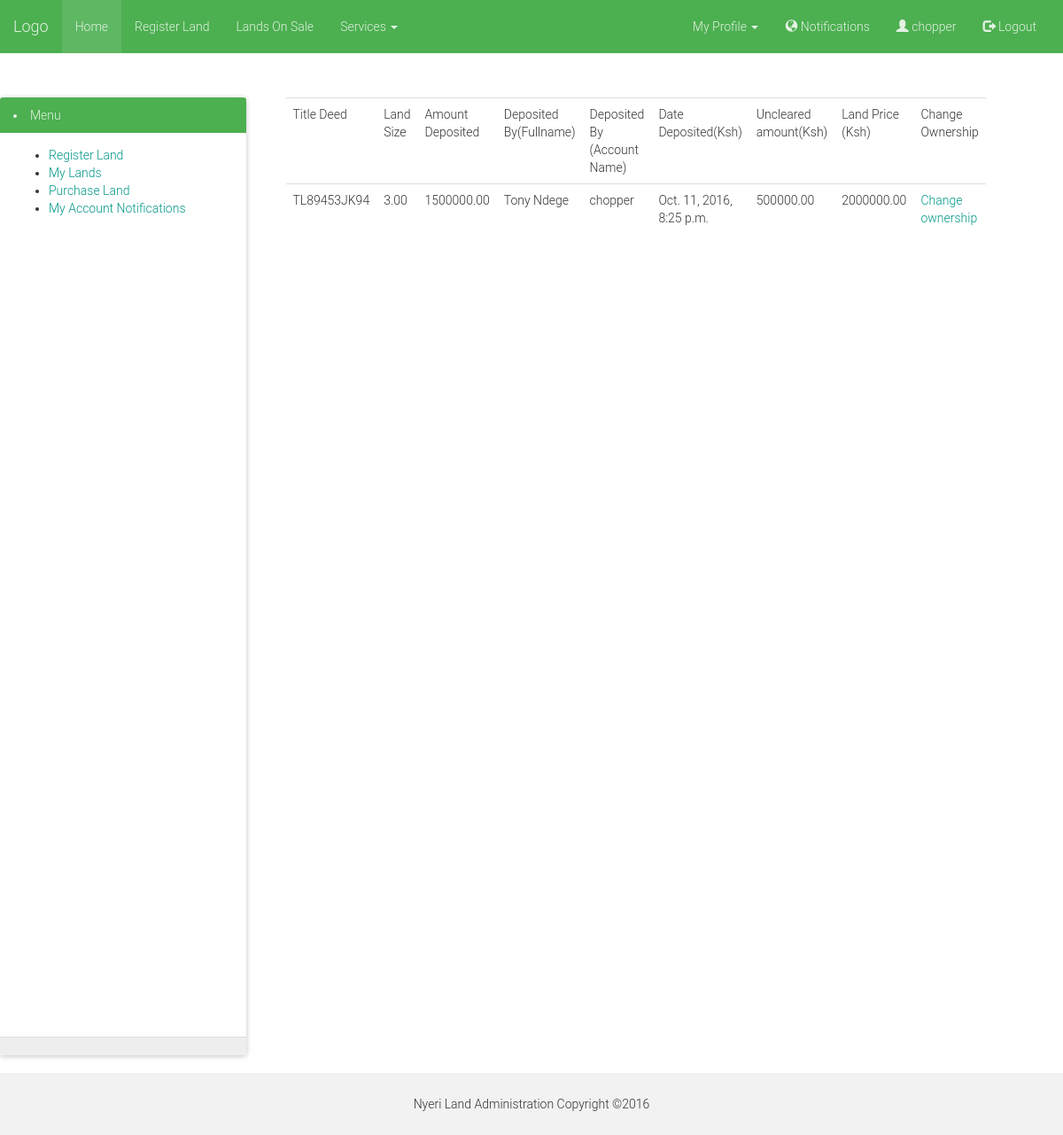
The page /bought-lands/ (signed in) on the database as committed earlier.
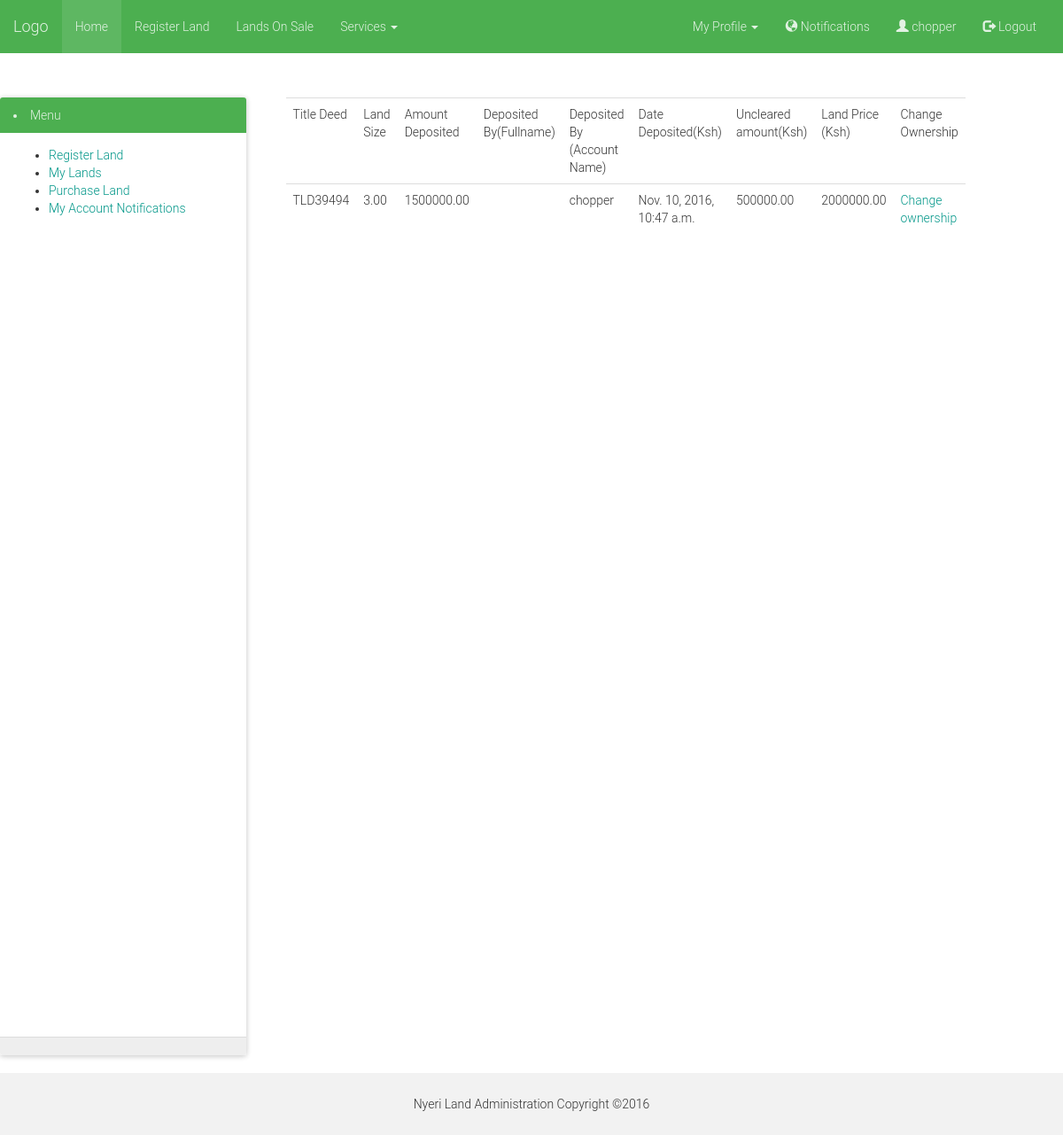
The same page on the database as committed later.
### land/models.py (models this page shows, shortened)
class LandSales(models.Model):
    land = models.ForeignKey(Land, )
    owner = models.CharField(max_length=32, )
    buyer = models.CharField(max_length=32, )
    deposit_amount = models.DecimalField(max_digits=10, decimal_places=2)
    uncleared_amount = models.DecimalField(max_digits=10, decimal_places=2)
    transfer_made = models.BooleanField(default=False, )
    fee_paid = models.BooleanField(default=False)
    date_deposited = models.DateTimeField(auto_now_add=True)

class Land(models.Model):
    user = models.ForeignKey(User, verbose_name="Land Owner")
    profile = models.ForeignKey(LandUserProfile, )
    title_deed_no = models.CharField(max_length=32, unique=True)
    registry_map_sheet_no = models.CharField(max_length=32, unique=True)
    approximate_size = models.DecimalField(max_digits=10, decimal_places=2)
    location = models.CharField(max_length=128)
    district = models.CharField(max_length=128)
    is_onsale = models.BooleanField(default=True)
    bought = models.BooleanField(default=False)
    transferred_completely = models.BooleanField(default=False)
    remaining_size = models.FloatField(default=0.0)
    sale_price = models.DecimalField(max_digits=10, decimal_places=2, default=0.00)
    date_updated = models.DateTimeField(auto_now_add=True)

class LandUserProfile(models.Model):
    user = models.OneToOneField(User,)
    id_no = models.PositiveIntegerField("National ID")
    phone_number = models.CharField(max_length=13, )
    district = models.CharField(max_length=128)
    ward = models.CharField(max_length=128)
    location = models.CharField(max_length=128)
    address = models.CharField(max_length=128)

### land/views.py (the view)
# urls.py: url(r'^bought-lands/$', views.show_bought_land, name='lands_bought'),
@login_required(login_url='/login/')
def show_bought_land(request):
    owner = str(request.user)
    user = get_object_or_404(User, username=owner)
    profile = get_object_or_404(LandUserProfile, user=user)
    lands_bought = LandSales.objects.filter(owner=owner)
    return render(request, 'land/lands_bought.html',
                  {
                      'lands_bought': lands_bought,
                      'profile': profile,
                  })

### landsys/templates/land/lands_bought.html (shortened to what this page needs)
{% extends 'base.html' %}
{% if lands_bought %}
    {% block content %}
        <div class="col col-md-12">
        {% if lands_bought %}
            <table class="table table-responsive">
                <tr>
                    <td>Title Deed</td>
                    <td>Land Size</td>
                    <td>Amount Deposited</td>
                    <td>Deposited By(Fullname)</td>
                    <td>Deposited By (Account Name)</td>
                    <td>Date Deposited(Ksh)</td>
                    <td>Uncleared amount(Ksh)</td>
                    <td>Land Price (Ksh)</td>
                    <td>Change Ownership</td>
                </tr>
                <tr>
                    {% for land in lands_bought %}
                        <td>{{ land.land.title_deed_no }}</td>
                        <td>{{ land.land.approximate_size }}</td>
                        <td>{{ land.deposit_amount }}</td>
                        <td>{{ profile.user.first_name }}&nbsp;{{ profile.user.last_name }}</td>
                        <td>{{ profile.user.username }}</td>
                        <td>{{ land.date_deposited }}</td>
                        <td>{{ land.uncleared_amount }}</td>
                        <td>{{ land.land.sale_price }}</td>
                        <td><a href="{% url 'land:transfer_land' pk=land.pk %}">Change ownership</a></td>
                    {% endfor %}
                </tr>
            </table>
        {% endif %}
        </div>
    {% endblock %}
{% else %}
<p>No land bought so far.</p>
{% endif %}

Rows that differ between the two databases and show on the page:
changed LandSales: land.title_deed_no "TL89453JK94" → "TLD39494"; date_deposited "Oct. 11, 2016, 8:25 p.m." → "Nov. 10, 2016, 10:47 a.m."
changed LandUserProfile "chopper": user.first_name "Tony" → (not shown); user.last_name "Ndege" → (not shown)
